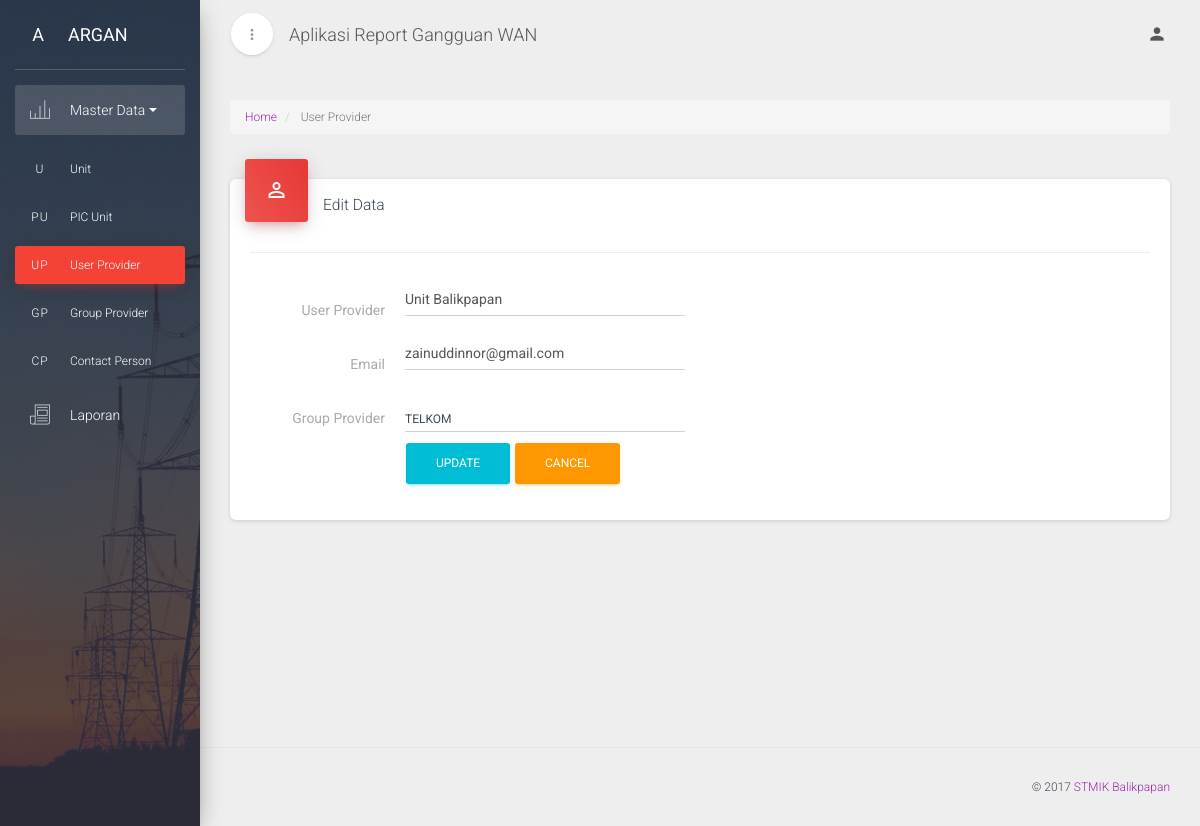
The page /C_user_provider/update/1 on the database its author committed.
### tables this page shows
CREATE TABLE `user_provider` (
  `id_uprov` int(11) NOT NULL,
  `nm_uprov` varchar(100) NOT NULL,
  `email` varchar(50) NOT NULL,
  `id_gprov` int(12) NOT NULL
);

CREATE TABLE `grup_provider` (
  `id_gprov` int(11) NOT NULL,
  `nm_gprov` varchar(100) NOT NULL
);

### application/controllers/C_user_provider.php (called while the page is built, shortened)
<?php
class C_user_provider extends CI_Controller {
    function __construct(){
        $this->load->model('M_user_provider');
    }
    function update($id_uprov){
        $data['hasil'] = $this->M_user_provider->get_data($id_uprov);
        $data['gprovlist'] = $this->M_user_provider->getgprovlist();
        $this->load->view('v_user_prov/update', $data);
    }
}
?>

### index.php (called while the page is built, shortened)
<?php
require_once BASEPATH.'core/CodeIgniter.php';

### application/models/M_user_provider.php (called while the page is built, shortened)
<?php
class M_user_provider extends CI_Model {
    function get_data($id_uprov){
       $baca = $this->db->query('select * from user_provider where id_uprov='.$id_uprov);
        if($baca->num_rows() > 0){
            foreach ($baca->result() as $data){
                $hasil[] = array(
                    'id_uprov'=>$data->id_uprov,
                    'nm_uprov'=>$data->nm_uprov,
                    'email'=>$data->email,
                    'id_gprov'=>$data->id_gprov
                );
            }
            return $hasil;
        }else{
            return false;
        }
    }
    function getgprovlist() {
        $this->db->select("*");
        $this->db->from('grup_provider');
        $query = $this->db->get();
        return $query;
        }
}
?>

### application/views/v_user_prov/update.php (the view, shortened to what this page needs)
 <div class="wrapper">
        <div class="sidebar" data-active-color="red" data-background-color="black" data-image="<?= base_url()?>assets/img/sidebar-1.jpeg">
            <div class="logo">
                <a href="<?= base_url() ?>" class="simple-text logo-mini">
                    A
                </a>
                <a href="<?= base_url() ?>" class="simple-text logo-normal">
                    ARGAN
                </a>
            </div>
            <div class="sidebar-wrapper">
                <ul class="nav">
                    <li class="active">
                        <a data-toggle="collapse" href="#masterData">
                            <i class="pe-7s-graph3"></i>
                            <p>Master Data
                                <b class="caret"></b>
                            </p>
                        </a>
                        <div class="collapse in" id="masterData">
                            <ul class="nav">
                                <li>
                                    <a href="<?= base_url() ?>C_unit/index">
                                        <span class="sidebar-mini">U</span>
                                        <span class="sidebar-normal">Unit</span>
                                    </a>
                                </li>
                                <li>
                                    <a href="<?= base_url() ?>C_pic_unit/index">
                                        <span class="sidebar-mini">PU</span>
                                        <span class="sidebar-normal">PIC Unit</span>
                                    </a>
                                </li>
                                <li class="active">
                                    <a href="<?= base_url() ?>C_user_provider/index">
                                        <span class="sidebar-mini">UP</span>
                                        <span class="sidebar-normal">User Provider</span>
                                    </a>
                                </li>
                                <li>
                                    <a href="<?= base_url() ?>C_group_provider/index">
                                        <span class="sidebar-mini">GP</span>
                                        <span class="sidebar-normal">Group Provider</span>
                                    </a>
                                </li>
                                <li>
                                    <a href="<?= base_url() ?>C_cp_unit/index">
                                        <span class="sidebar-mini">CP</span>
                                        <span class="sidebar-normal">Contact Person</span>
                                    </a>
                                </li>
                            </ul>
                        </div>
                    </li>
                    <li>
                        <a href="<?= base_url() ?>C_data_laporan/index">
                            <i class="pe-7s-news-paper"></i>
                            <p>Laporan</p>
                        </a>
                    </li>
                </ul>
            </div>
        </div>
    <div class="content">
        <div class="container-fluid">
            <div class="row">
                <div class="col-md-12">
                    <div class="page-title-box">
                        <ol class="breadcrumb p-0 m-0">
                            <li>
                                <a href="<?= base_url() ?>">Home</a>
                            </li>
                            <li class="active">
                                User Provider
                            </li>
                        </ol>
                    </div>
                    <div class="card">
                        <?php
                            foreach($hasil as $data) {
                        ?>
                        <form role="form" method="post" class="form-horizontal" action="<?= base_url() ?>C_user_provider/edit">
                            <div class="card-header card-header-icon" data-background-color="red">
                                <i class="material-icons">perm_identity</i>
                            </div>
                            <div class="card-content">
                                <h4 class="card-title">Edit Data</h4>
                                <hr>
                                <div class="row">
                                    <label class="col-sm-2 label-on-left" for="nm_uprov">User Provider</label>
                                    <div class="col-sm-4">
                                        <div class="form-group label-floating is-empty">
                                            <input type="text" class="form-control" id="nm_uprov" name="nm_uprov" value="<?= $data["nm_uprov"]?>" placeholder="Masukan User Provider..">
                                        </div>
                                    </div>
                                </div>
                                <div class="row">
                                    <label class="col-sm-2 label-on-left" for="email">Email</label>
                                    <div class="col-sm-4">
                                        <div class="form-group label-floating is-empty">
                                            <input type="email" class="form-control" id="email" name="email" value="<?= $data["email"]?>" placeholder="Masukan email..">
                                        </div>
                                    </div>
                                </div>
                                <div class="row">
                                    <label class="col-sm-2 label-on-left" for="id_gprov">Group Provider</label>
                                    <div class="col-sm-4">
                                        <div class="form-group label-floating is-empty">
                                            <select class="selectpicker" title="Pilih Group provider" data-style="select-with-transition" name="id_gprov">
                                            <?php
                                            foreach($gprovlist->result() as $gprov){
                                                if($data['id_gprov']==$gprov->id_gprov){
                                                    echo "<option value='".$gprov->id_gprov."' selected='selected'>".$gprov->nm_gprov."</option>";
                                                }else{
                                                    echo "<option value='".$gprov->id_gprov."'>".$gprov->nm_gprov."</option>";
                                                }
                                            }
                                            ?>
                                            </select>
                                            <br>
                                            <input type="submit" name="submit" class="btn btn-info btn-fill" value="Update" />
                                            <input type="button" name="cancel" class="btn btn-warning btn-fill" value="Cancel" onclick="history.back()" />
                                        </div>
                                    </div>
                                </div>
                            </div>
                        </form>
                        <?php
                            }
                        ?>
                    </div>
                </div>
            </div>
        </div>
    </div>
    <footer class="footer">
        <div class="container-fluid">
            <p class="copyright pull-right">
            &copy;
                <a href="http://stmikbpn.ac.id/">STMIK Balikpapan</a>
            </p>
        </div>
    </footer>
</div>

### rows shown on the page
user_provider: nm_uprov "Unit Balikpapan", email "zainuddinnor@gmail.com"
grup_provider: nm_gprov "TELKOM"
